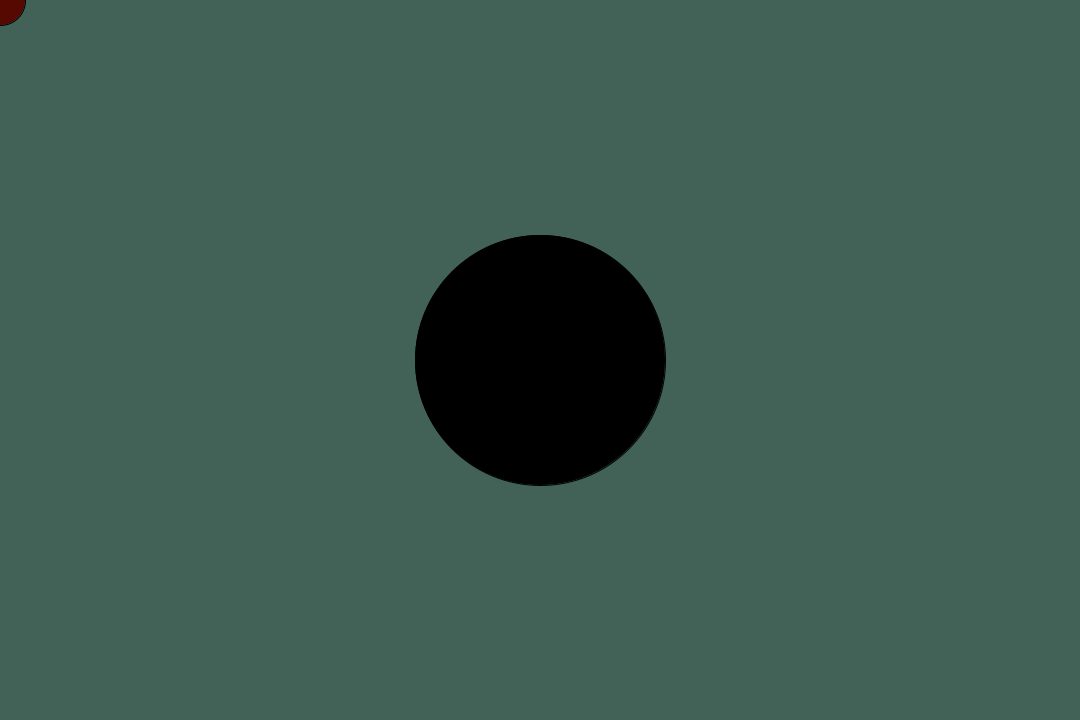
Frame 1 (no input)
Frame 60 (the mouse pressed at the canvas centre just before this capture): identical to frame 1, image omitted
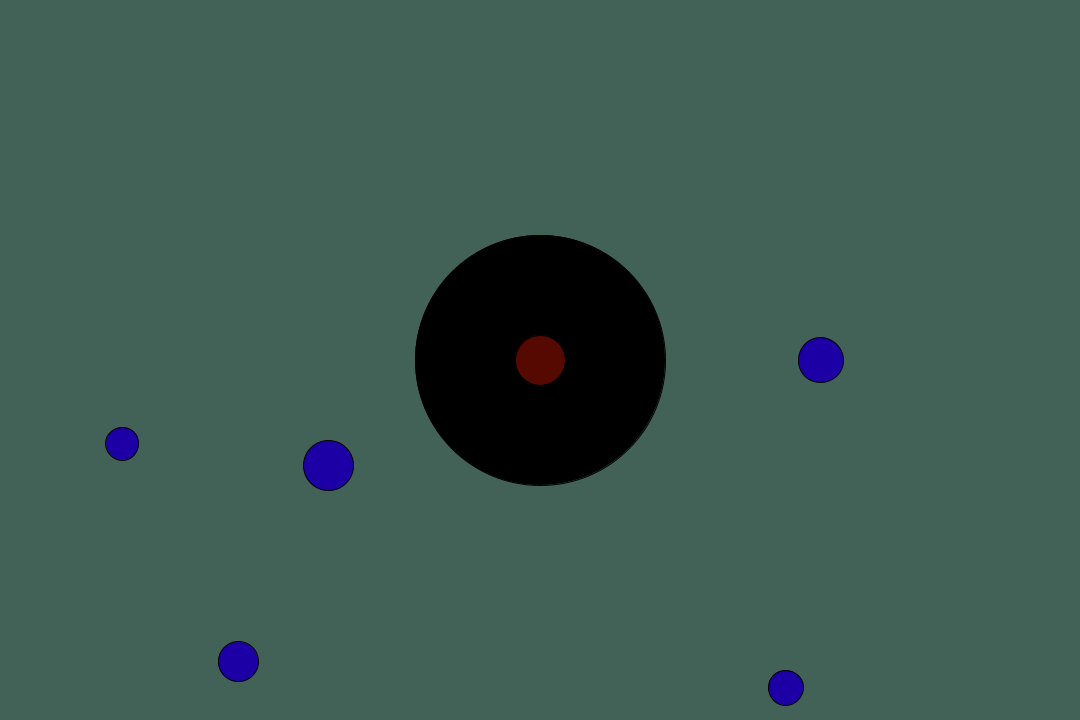
Frame 120 (the mouse held since frame 60 and released just before this capture)

The Processing sketch that drew these frames (run headless with seeded random() and noise(); from frame 60 on, the mouse is pressed at the canvas centre):

// Processing sketch: processing_116560
// ── processing_116560.pde

void setup() {
  size(1080, 720);
}

float aR = 30;
float aXstart = 540;
float aYstart = 360;
float bR = 40;
float bXstart = 530;
float bYstart = 370;
float cR = 35;
float cXstart = 540;
float cYstart = 350;
float dR = 20;
float dXstart = 550;
float dYstart = 350;
float eR = 50;
float eXstart = 520;
float eYstart = 370;
float fR = 25;
float fXstart = 540;
float fYstart = 355;
float gR = 35;
float gXstart = 545;
float gYstart = 365;
float hR = 45;
float hXstart = 570;
float hYstart = 360;
float iR = 35;
float iXstart = 555;
float iYstart = 380;
float jR = 33;
float jXstart = 515;
float jYstart = 365;
float kR = 55;
float kXstart = 540;
float kYstart = 370;
float lR = 15;
float lXstart = 525;
float lYstart = 325;

void draw() {
  background(66,98,88);
  fill(29, 0, 165);
  //blue1
  float aD = dist(aXstart, aYstart, mouseX, mouseY);
  float aDfac = -(250000 / aR)/(aD+1);
  float aSin = (mouseX-aXstart)/aD;
  float aCos = (mouseY-aYstart)/aD;
  float aX = aXstart + (aDfac * aSin);
  float aY = aYstart + (aDfac * aCos);
  ellipse(aX, aY, aR, aR);
  
  //blue2
  float bD = dist(bXstart, bYstart, mouseX, mouseY);
  float bDfac = -(250000 / bR)/(bD+1);
  float bSin = (mouseX-bXstart)/bD;
  float bCos = (mouseY-bYstart)/bD;
  float bX = bXstart + (bDfac * bSin);
  float bY = bYstart + (bDfac * bCos);
  ellipse(bX, bY, bR, bR);

  //blue3
  float cD = dist(cXstart, cYstart, mouseX, mouseY);
  float cDfac = -(250000 / cR)/(cD+1);
  float cSin = (mouseX-cXstart)/cD;
  float cCos = (mouseY-cYstart)/cD;
  float cX = cXstart + (cDfac * cSin);
  float cY = cYstart + (cDfac * cCos);
  ellipse(cX, cY, cR, cR);
  
  //blue4
  float dD = dist(dXstart, dYstart, mouseX, mouseY);
  float dDfac = -(250000 / dR)/(dD+1);
  float dSin = (mouseX-dXstart)/dD;
  float dCos = (mouseY-dYstart)/dD;
  float dX = dXstart + (dDfac * dSin);
  float dY = dYstart + (dDfac * dCos);
  ellipse(dX, dY, dR, dR);
  ellipse(dX, dY, dR, dR);
  
  //blue5
  float eD = dist(eXstart, eYstart, mouseX, mouseY);
  float eDfac = -(250000 / eR)/(eD+1);
  float eSin = (mouseX-eXstart)/eD;
  float eCos = (mouseY-eYstart)/eD;
  float eX = eXstart + (eDfac * eSin);
  float eY = eYstart + (eDfac * eCos);
  ellipse(eX, eY, eR, eR);
  
  //blue6
  float fD = dist(fXstart, fYstart, mouseX, mouseY);
  float fDfac = -(250000 / fR)/(fD+1);
  float fSin = (mouseX-fXstart)/fD;
  float fCos = (mouseY-fYstart)/fD;
  float fX = fXstart + (fDfac * fSin);
  float fY = fYstart + (fDfac * fCos);
  ellipse(fX, fY, fR, fR);
  
  //blue7
  float gD = dist(gXstart, gYstart, mouseX, mouseY);
  float gDfac = -(250000 / gR)/(gD+1);
  float gSin = (mouseX-gXstart)/gD;
  float gCos = (mouseY-gYstart)/gD;
  float gX = gXstart + (gDfac * gSin);
  float gY = gYstart + (gDfac * gCos);
  ellipse(gX, gY, gR, gR);

  //blue8
  float hD = dist(hXstart, hYstart, mouseX, mouseY);
  float hDfac = -(350000 / hR)/(hD+1);
  float hSin = (mouseX-hXstart)/hD;
  float hCos = (mouseY-hYstart)/hD;
  float hX = hXstart + (hDfac * hSin);
  float hY = hYstart + (hDfac * hCos);
  ellipse(hX, hY, hR, hR);
  
  //blue9
  float iD = dist(iXstart, iYstart, mouseX, mouseY);
  float iDfac = -(350000 / iR)/(iD+1);
  float iSin = (mouseX-iXstart)/iD;
  float iCos = (mouseY-iYstart)/iD;
  float iX = iXstart + (iDfac * iSin);
  float iY = iYstart + (iDfac * iCos);
  ellipse(iX, iY, iR, iR);
  
  //blue10
  float jD = dist(jXstart, jYstart, mouseX, mouseY);
  float jDfac = -(350000 / jR)/(jD+1);
  float jSin = (mouseX-jXstart)/jD;
  float jCos = (mouseY-jYstart)/jD;
  float jX = jXstart + (jDfac * jSin);
  float jY = jYstart + (jDfac * jCos);
  ellipse(jX, jY, jR, jR);
  
  //blue11
  float kD = dist(kXstart, kYstart, mouseX, mouseY);
  float kDfac = -(350000 / kR)/(kD+1);
  float kSin = (mouseX-kXstart)/kD;
  float kCos = (mouseY-kYstart)/kD;
  float kX = kXstart + (kDfac * kSin);
  float kY = kYstart + (kDfac * kCos);
  ellipse(kX, kY, kR, kR);
  
  //blue12
  float lD = dist(lXstart, lYstart, mouseX, mouseY);
  float lDfac = -(350000 / lR)/(lD+1);
  float lSin = (mouseX-lXstart)/lD;
  float lCos = (mouseY-lYstart)/lD;
  float lX = lXstart + (lDfac * lSin);
  float lY = lYstart + (lDfac * lCos);
  ellipse(lX, lY, lR, lR);
  
  //black
  fill(0);
  ellipse(540, 360, 250, 250);
  
  //gold
  float goldD = dist(mouseX,mouseY,540,360);
  float goldDfac = 3000/(goldD+1);
  float goldSin = (mouseX-540)/goldD;
  float goldCos = (mouseY-360)/goldD;
  float goldX = mouseX - goldDfac*goldSin;
  float goldY = mouseY - goldDfac*goldCos;
  fill(211,166,0);
  ellipse(goldX ,goldY ,15,15);
  
  //orange
  float orangeD = dist(mouseX,mouseY,540,360);
  float orangeDfac = 1000/(orangeD+1);
  float orangeSin = (mouseX-540)/orangeD;
  float orangeCos = (mouseY-360)/orangeD;
  float orangeX = mouseX - orangeDfac*orangeSin;
  float orangeY = mouseY - orangeDfac*orangeCos;
  fill(211,131,0);
  ellipse(orangeX ,orangeY ,30,30);
  
  //red
  fill(85,9,0);
  ellipse(mouseX,mouseY,50,50);
  
}
